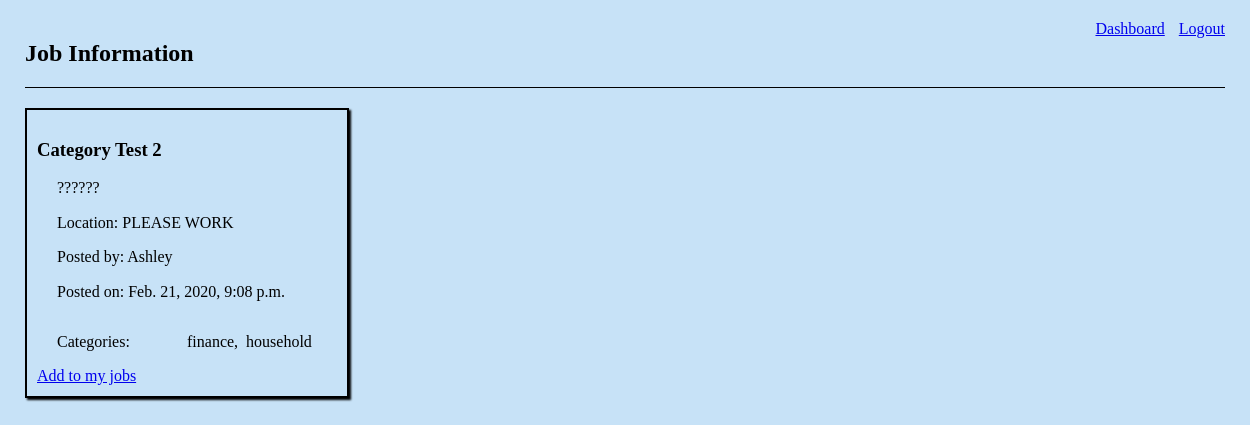
/jobs_info/21 (signed in), run on the app's committed database.
### app_one/models.py (models this page shows)
class Job(models.Model):
    title = models.CharField(max_length=255)
    location = models.CharField(max_length=255)
    description = models.TextField()
    made_by_user = models.ForeignKey(User, related_name='jobs_made', on_delete=models.CASCADE)
    owned_by_user = models.ForeignKey(User, null=True, related_name='jobs_owned', on_delete=models.CASCADE)
    created_at = models.DateTimeField(auto_now_add=True)
    updated_at = models.DateTimeField(auto_now=True)
    objects = JobManager()

class User(models.Model):
    first_name = models.CharField(max_length=255)
    last_name = models.CharField(max_length=255)
    email = models.CharField(max_length=255)
    password = models.CharField(max_length=255)
    created_at = models.DateTimeField(auto_now_add=True)
    updated_at = models.DateTimeField(auto_now=True)
    objects = UserManager()

class Category(models.Model):
    name = models.CharField(max_length=255)
    jobs = models.ManyToManyField(Job, related_name="categories")
    created_at = models.DateTimeField(auto_now_add=True)
    updated_at = models.DateTimeField(auto_now=True)

### app_one/views.py (the view)
# urls.py: path('jobs_info/<int:id>', views.jobs_info),
def jobs_info(request, id):
    if len(Category.objects.filter(jobs=Job.objects.get(id=id))) == 0:
        categories = 'None'
        lastcat = 'None'
    else:
        categories = Job.objects.get(id=id).categories.all()
        lastcat = Job.objects.get(id=id).categories.last()
    context = {
        'user': User.objects.get(id=request.session['userid']),
        'job': Job.objects.get(id=id),
        'jobs': Job.objects.all(),
        'categories': categories,
        'lastcat': lastcat,
    }
    return render(request, 'jobs_info.html', context)

### app_one/templates/jobs_info.html (shortened to what this page needs)
<!DOCTYPE html>
<html lang="en">
<head>
    {% load static %}
    <link rel="stylesheet" href="{% static 'css/normalize.css' %}">
    <link rel="stylesheet" href="{% static 'css/style.css' %}">
</head>
<body>
    <div class="container">
        <nav>
            <h2>Job Information</h2>
            <div>
                <a href="/dashboard">Dashboard</a>
                <a class="nav-a" href="/rd/logout">Logout</a>
            </div>
        </nav>
        <div class="inner1">
            <div class="col j_i-col">
                <h3>{{job.title}}</h3>
                <p>{{job.description}}</p>
                <p>Location: {{job.location}}</p>
                <p>Posted by: {{job.made_by_user.first_name}}</p>
                <p>Posted on: {{job.created_at}}</p>
                {% if categories == 'None' %}
                    <p>Categories: None</p>
                {% else %}
                <div class="j_i-cat">
                    <p>Categories:</p>
                    <div style="align-self: center;">
                    {% for category in categories %}
                    {% if category.name != lastcat.name %}
                        <span>{{category.name}},&nbsp</span>
                    {% endif %}
                    {% endfor %}
                        <span>{{lastcat.name}}</span>
                    </div>
                {% endif %}
                </div>
                {% if job.owned_by_user == None %}
                <a href="/rd/take_job/{{job.id}}">Add to my jobs</a>
                {% else %}
                <a href="/rd/give_up_job/{{job.id}}">Give Up job</a>
                {% endif %}
            </div>
            <div class="col">
            </div>
        </div>
    </div>
</body>
</html>

### app_one/static/css/style.css (style rules this page uses)
body { background-color: rgb(199, 226, 247); }
.container { width: 1200px; margin: auto; padding: 20px; }
nav { display: grid; grid-template-columns: 1fr 1fr; border-bottom: 1px solid black; }
nav div { justify-self: right; }
nav div .nav-a { margin-left: 10px; }
.inner1 { display: grid; grid-template-columns: 1fr 1fr; }
.j_i-col { border: 2px solid black; margin-top: 20px; width: 50%; padding: 10px; box-shadow: 2px 2px 2px black; }
.j_i-col p { padding-left: 20px; }
.j_i-cat { display: grid; grid-template-columns: 150px 1fr; }

### data on the page
Job: title "Category Test 2", description "??????", location "PLEASE WORK", made_by_user.first_name "Ashley", created_at "Feb. 21, 2020, 9:08 p.m."
Category: name "finance"
Category: name "household"
